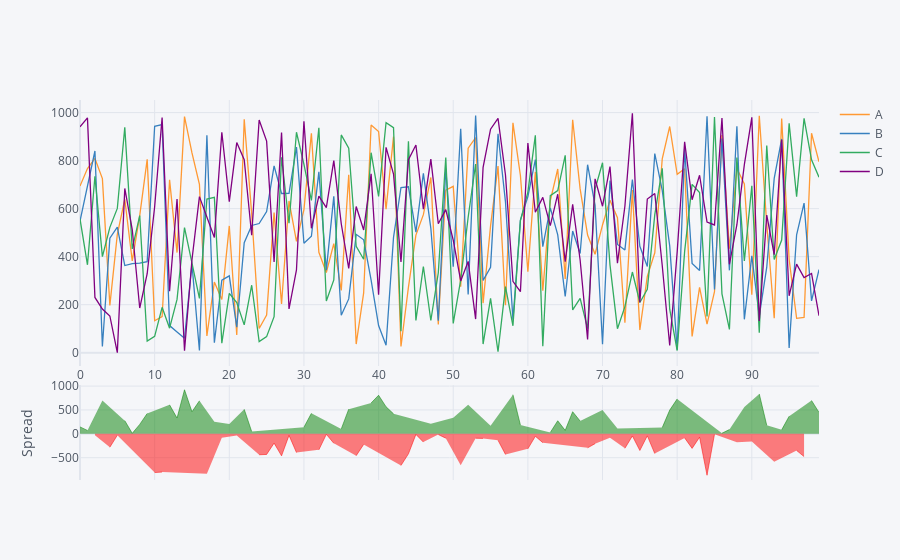

The code cell stored with this chart in its notebook:
### Code cell
#interactive spread plot- useful in stock analysis
df.iplot(kind='spread')

### Figure 1 — Plotly figure (JSON) as saved in the notebook; plotly's stock layout.template omitted (floating-point values rounded to 4 significant figures)
{"data": [{"line": {"color": "rgba(255, 153, 51, 1.0)", "dash": "solid", "shape": "linear", "width": 1.3}, "mode": "lines", "name": "A", "text": "", "type": "scatter", "x": [0, 1, 2, 3, 4, 5, 6, 7, 8, 9, 10, 11, 12, 13, 14, 15, 16, 17, 18, 19, 20, 21, 22, 23, 24, 25, 26, 27, 28, 29, 30, 31, 32, 33, 34, 35, 36, 37, 38, 39, 40, 41, 42, 43, 44, 45, 46, 47, 48, 49, 50, 51, 52, 53, 54, 55, 56, 57, 58, 59, 60, 61, 62, 63, 64, 65, 66, 67, 68, 69, 70, 71, 72, 73, 74, 75, 76, 77, 78, 79, 80, 81, 82, 83, 84, 85, 86, 87, 88, 89, 90, 91, 92, 93, 94, 95, 96, 97, 98, 99], "y": [694, 767, 809, 725, 197, 493, 639, 382, 571, 805, 133, 150, 720, 417, 983, 832, 701, 70, 294, 222, 528, 74, 972, 578, 101, 157, 584, 203, 632, 464, 596, 914, 418, 334, 454, 259, 741, 36, 249, 948, 921, 598, 900, 26, 273, 490, 575, 730, 118, 677, 693, 275, 852, 896, 206, 528, 777, 198, 957, 738, 337, 753, 258, 632, 765, 307, 970, 682, 490, 410, 532, 635, 562, 125, 677, 95, 318, 416, 807, 942, 743, 766, 68, 272, 119, 254, 906, 433, 767, 703, 241, 987, 535, 144, 975, 388, 143, 147, 914, 795]}, {"line": {"color": "rgba(55, 128, 191, 1.0)", "dash": "solid", "shape": "linear", "width": 1.3}, "mode": "lines", "name": "B", "text": "", "type": "scatter", "x": [0, 1, 2, 3, 4, 5, 6, 7, 8, 9, 10, 11, 12, 13, 14, 15, 16, 17, 18, 19, 20, 21, 22, 23, 24, 25, 26, 27, 28, 29, 30, 31, 32, 33, 34, 35, 36, 37, 38, 39, 40, 41, 42, 43, 44, 45, 46, 47, 48, 49, 50, 51, 52, 53, 54, 55, 56, 57, 58, 59, 60, 61, 62, 63, 64, 65, 66, 67, 68, 69, 70, 71, 72, 73, 74, 75, 76, 77, 78, 79, 80, 81, 82, 83, 84, 85, 86, 87, 88, 89, 90, 91, 92, 93, 94, 95, 96, 97, 98, 99], "y": [548, 695, 840, 26, 477, 523, 363, 371, 373, 379, 943, 950, 113, 86, 60, 369, 9, 905, 42, 302, 320, 106, 458, 530, 538, 588, 778, 663, 664, 856, 456, 485, 753, 344, 651, 156, 224, 493, 470, 302, 113, 31, 480, 688, 691, 502, 747, 518, 133, 767, 358, 933, 243, 988, 301, 356, 912, 628, 137, 552, 650, 804, 442, 603, 491, 234, 507, 413, 783, 615, 35, 717, 451, 428, 721, 443, 359, 829, 676, 445, 12, 851, 372, 342, 985, 263, 892, 343, 943, 139, 403, 152, 356, 726, 890, 20, 491, 623, 216, 346]}, {"line": {"color": "rgba(50, 171, 96, 1.0)", "dash": "solid", "shape": "linear", "width": 1.3}, "mode": "lines", "name": "C", "text": "", "type": "scatter", "x": [0, 1, 2, 3, 4, 5, 6, 7, 8, 9, 10, 11, 12, 13, 14, 15, 16, 17, 18, 19, 20, 21, 22, 23, 24, 25, 26, 27, 28, 29, 30, 31, 32, 33, 34, 35, 36, 37, 38, 39, 40, 41, 42, 43, 44, 45, 46, 47, 48, 49, 50, 51, 52, 53, 54, 55, 56, 57, 58, 59, 60, 61, 62, 63, 64, 65, 66, 67, 68, 69, 70, 71, 72, 73, 74, 75, 76, 77, 78, 79, 80, 81, 82, 83, 84, 85, 86, 87, 88, 89, 90, 91, 92, 93, 94, 95, 96, 97, 98, 99], "y": [557, 366, 735, 400, 522, 601, 939, 432, 571, 48, 68, 189, 102, 222, 521, 373, 226, 640, 647, 40, 247, 209, 116, 281, 46, 67, 150, 814, 539, 918, 784, 634, 937, 215, 303, 907, 852, 443, 389, 833, 651, 958, 937, 89, 880, 134, 359, 134, 333, 813, 122, 303, 564, 786, 36, 226, 4, 275, 112, 550, 669, 905, 27, 654, 675, 822, 178, 226, 100, 681, 791, 366, 100, 192, 336, 209, 264, 575, 768, 181, 9, 422, 701, 667, 151, 981, 245, 97, 813, 382, 695, 83, 863, 388, 469, 955, 650, 976, 803, 731]}, {"line": {"color": "rgba(128, 0, 128, 1.0)", "dash": "solid", "shape": "linear", "width": 1.3}, "mode": "lines", "name": "D", "text": "", "type": "scatter", "x": [0, 1, 2, 3, 4, 5, 6, 7, 8, 9, 10, 11, 12, 13, 14, 15, 16, 17, 18, 19, 20, 21, 22, 23, 24, 25, 26, 27, 28, 29, 30, 31, 32, 33, 34, 35, 36, 37, 38, 39, 40, 41, 42, 43, 44, 45, 46, 47, 48, 49, 50, 51, 52, 53, 54, 55, 56, 57, 58, 59, 60, 61, 62, 63, 64, 65, 66, 67, 68, 69, 70, 71, 72, 73, 74, 75, 76, 77, 78, 79, 80, 81, 82, 83, 84, 85, 86, 87, 88, 89, 90, 91, 92, 93, 94, 95, 96, 97, 98, 99], "y": [941, 978, 230, 182, 153, 0, 684, 513, 186, 329, 608, 979, 256, 640, 8, 387, 650, 564, 480, 918, 629, 875, 804, 489, 969, 881, 378, 917, 182, 345, 964, 518, 652, 604, 800, 537, 351, 609, 511, 745, 241, 855, 744, 378, 804, 865, 598, 806, 537, 596, 469, 299, 380, 140, 772, 931, 976, 740, 297, 254, 873, 585, 647, 529, 660, 379, 618, 386, 55, 724, 610, 775, 373, 611, 997, 210, 640, 663, 363, 30, 419, 878, 637, 739, 544, 532, 977, 368, 533, 783, 980, 132, 573, 408, 887, 237, 369, 313, 330, 154]}, {"connectgaps": false, "fill": "tozeroy", "line": {"color": "green", "dash": "solid", "shape": "linear", "width": 0.5}, "mode": "lines", "name": "Spread", "showlegend": false, "type": "scatter", "x": [0, 1, 2, 3, 4, 5, 6, 7, 8, 9, 10, 11, 12, 13, 14, 15, 16, 17, 18, 19, 20, 21, 22, 23, 24, 25, 26, 27, 28, 29, 30, 31, 32, 33, 34, 35, 36, 37, 38, 39, 40, 41, 42, 43, 44, 45, 46, 47, 48, 49, 50, 51, 52, 53, 54, 55, 56, 57, 58, 59, 60, 61, 62, 63, 64, 65, 66, 67, 68, 69, 70, 71, 72, 73, 74, 75, 76, 77, 78, 79, 80, 81, 82, 83, 84, 85, 86, 87, 88, 89, 90, 91, 92, 93, 94, 95, 96, 97, 98, 99], "xaxis": "x2", "y": [146, 72, "", 699, "", "", 276, 11, 198, 426, "", "", 607, 331, 923, 463, 692, "", 252, "", 208, "", 514, 48, "", "", "", "", "", "", 140, 429, "", "", "", 103, 517, "", "", 646, 808, 567, 420, "", "", "", "", 212, "", "", 335, "", 609, "", "", 172, "", "", 820, 186, "", "", "", 29, 274, 73, 463, 269, "", "", 497, "", 111, "", "", "", "", "", 131, 497, 731, "", "", "", "", "", 14, 90, "", 564, "", 835, 179, "", 85, 368, "", "", 698, 449], "yaxis": "y2"}, {"connectgaps": false, "fill": "tozeroy", "line": {"color": "red", "dash": "solid", "shape": "linear", "width": 0.5}, "mode": "lines", "name": "Spread", "showlegend": false, "type": "scatter", "x": [0, 1, 2, 3, 4, 5, 6, 7, 8, 9, 10, 11, 12, 13, 14, 15, 16, 17, 18, 19, 20, 21, 22, 23, 24, 25, 26, 27, 28, 29, 30, 31, 32, 33, 34, 35, 36, 37, 38, 39, 40, 41, 42, 43, 44, 45, 46, 47, 48, 49, 50, 51, 52, 53, 54, 55, 56, 57, 58, 59, 60, 61, 62, 63, 64, 65, 66, 67, 68, 69, 70, 71, 72, 73, 74, 75, 76, 77, 78, 79, 80, 81, 82, 83, 84, 85, 86, 87, 88, 89, 90, 91, 92, 93, 94, 95, 96, 97, 98, 99], "xaxis": "x2", "y": ["", "", -31, "", -280, -30, "", "", "", "", -810, -800, "", "", "", "", "", -835, "", -80, "", -32, "", "", -437, -431, -194, -460, -32, -392, "", "", -335, -10, -197, "", "", -457, -221, "", "", "", "", -662, -418, -12, -172, "", -15, -90, "", -658, "", -92, -95, "", -135, -430, "", "", -313, -51, -184, "", "", "", "", "", -293, -205, "", -82, "", -303, -44, -348, -41, -413, "", "", "", -85, -304, -70, -866, -9, "", "", -176, "", -162, "", "", -582, "", "", -348, -476, "", ""], "yaxis": "y2"}], "layout": {"hovermode": "x", "legend": {"bgcolor": "#F5F6F9", "font": {"color": "#4D5663"}}, "paper_bgcolor": "#F5F6F9", "plot_bgcolor": "#F5F6F9", "title": {"font": {"color": "#4D5663"}}, "xaxis": {"gridcolor": "#E1E5ED", "showgrid": true, "tickfont": {"color": "#4D5663"}, "title": {"font": {"color": "#4D5663"}, "text": ""}, "zerolinecolor": "#E1E5ED"}, "xaxis2": {"anchor": "y2", "gridcolor": "#E1E5ED", "showgrid": true, "showticklabels": false, "tickfont": {"color": "#4D5663"}, "title": {"font": {"color": "#4D5663"}, "text": ""}, "zerolinecolor": "#E1E5ED"}, "yaxis": {"domain": [0.3, 1], "gridcolor": "#E1E5ED", "showgrid": true, "tickfont": {"color": "#4D5663"}, "title": {"font": {"color": "#4D5663"}, "text": ""}, "zerolinecolor": "#E1E5ED"}, "yaxis2": {"domain": [0, 0.25], "gridcolor": "#E1E5ED", "showgrid": true, "tickfont": {"color": "#4D5663"}, "title": {"font": {"color": "#4D5663"}, "text": "Spread"}, "zerolinecolor": "#E1E5ED"}}}
